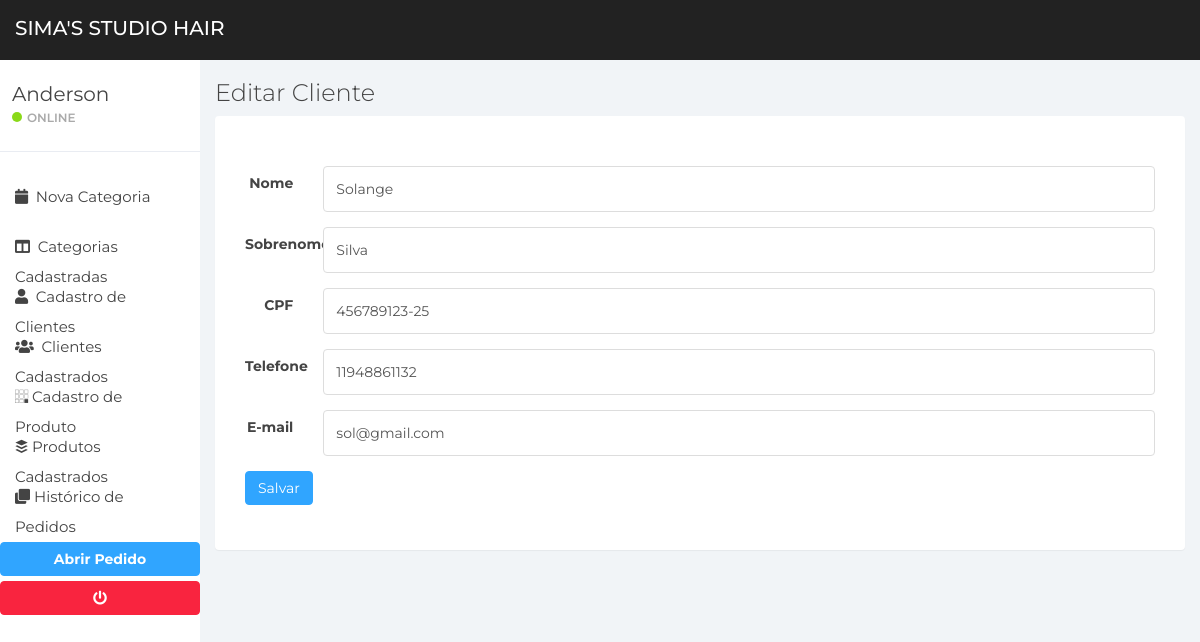
Page /cliente/edit-cliente/6 (signed in) on the earlier database version.
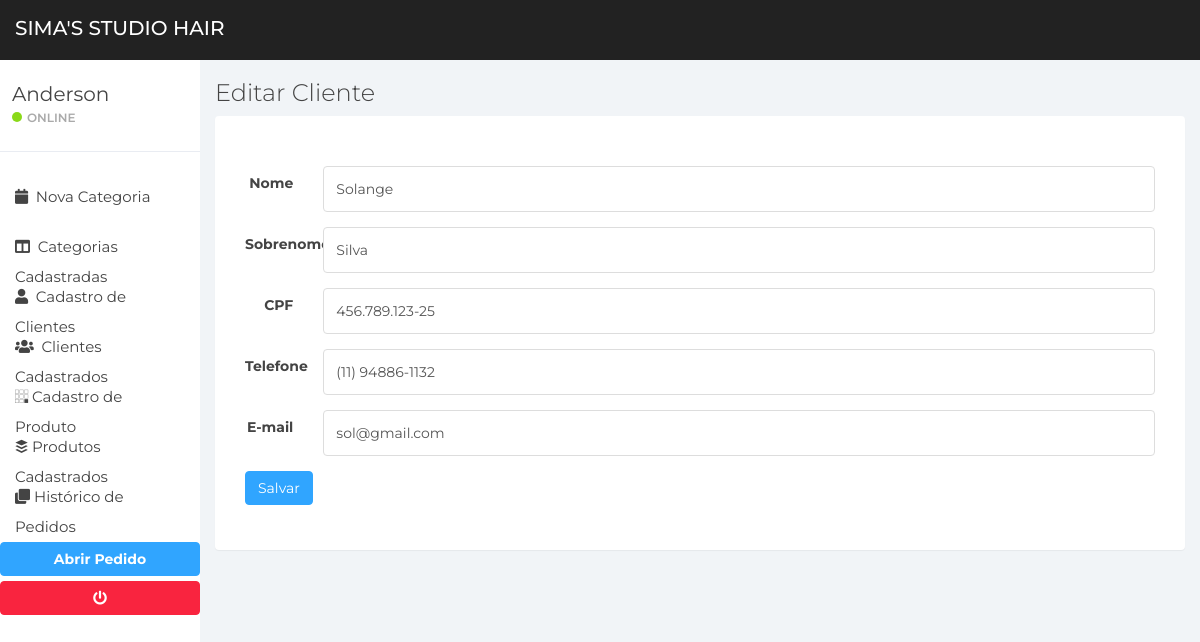
Same page on the later database version.
### apps/cliente/models.py (models this page shows, shortened)
class Cliente(models.Model):
    loja = models.ForeignKey(to=Store, on_delete=models.DO_NOTHING, blank=True, null=True)
    nome = models.CharField(max_length=50)
    sobrenome = models.CharField(max_length=50)
    cpf = models.CharField(max_length=15,unique=True)
    telefone = models.CharField(max_length=200)
    email = models.EmailField(max_length=100)
    data = models.DateTimeField(auto_now_add=True)
    is_active = models.BooleanField(default=True)
    class Meta:
        verbose_name = "Cliente"
        verbose_name_plural = "Clientes"

### apps/cliente/views.py (the view, shortened to what this page needs)
# urls.py: path('edit-cliente/<int:pk>', views.cadastro_update_cliente, name="edit-cliente"),
def cadastro_update_cliente(request, pk=None):
    page_title = 'Cadastro de Cliente' if not pk else 'Editar Cliente'
    msg = None
    notification = None
    cliente = None
    form = forms.FormCliente()
    loja = request.user.loja
    if pk:
        cliente = models.Cliente.objects.get(pk=pk)
        if cliente:
            form = forms.FormCliente(instance=cliente)
        else:
            msg = 'Nenhum cliente encontrado!'
            notification = 'danger'
    context = {
        'page_title': page_title, 'notification': notification, 'msg': msg, 'form': form
    }
    return render(request, 'cadastro_cliente.html', context)

### apps/cliente/templates/cadastro_cliente.html (shortened to what this page needs)
{% extends 'base/base.html' %}
{% load static %}
{% block content %}
<div class="panel-body">
    <form class="form-horizontal" method="POST">
        <fieldset>
            {% for i in form %}
            <div class="form-group">
                <label class="col-md-1 control-label">{{ i.label }}</label>
                <div class="col-md-11">
                    {{ i }}
                </div>
            </div>
            {% endfor %}
            <div class="form-group">
                <div class="col-md-12">
                    <button type="submit" class="btn btn-primary btn-md pull-left">Salvar</button>
                </div>
            </div>
        </fieldset>
    </form>
</div>
{% endblock %}

Differences in the rows shown:
changed Cliente "Solange": cpf "456789123-25" → "456.789.123-25"; telefone "11948861132" → "(11) 94886-1132"
